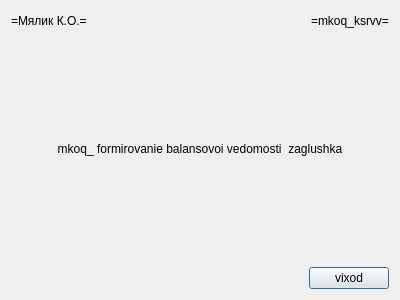
<?xml version="1.0" encoding="UTF-8"?>
<ui version="4.0">
 <class>mkoq_ksrvv</class>
 <widget class="QDialog" name="mkoq_ksrvv">
  <property name="windowModality">
   <enum>Qt::ApplicationModal</enum>
  </property>
  <property name="geometry">
   <rect>
    <x>0</x>
    <y>0</y>
    <width>400</width>
    <height>300</height>
   </rect>
  </property>
  <property name="windowTitle">
   <string>mkoq_ksrvv</string>
  </property>
  <layout class="QVBoxLayout" name="verticalLayout">
   <item>
    <layout class="QHBoxLayout" name="horizontalLayout">
     <item>
      <widget class="QLabel" name="mkoq_ksrvv_xxsma_l">
       <property name="text">
        <string>=Мялик К.О.=</string>
       </property>
      </widget>
     </item>
     <item>
      <spacer name="horizontalSpacer">
       <property name="orientation">
        <enum>Qt::Horizontal</enum>
       </property>
       <property name="sizeHint" stdset="0">
        <size>
         <width>40</width>
         <height>20</height>
        </size>
       </property>
      </spacer>
     </item>
     <item>
      <widget class="QLabel" name="mkoq_ksrvv_xxprg_l">
       <property name="text">
        <string>=mkoq_ksrvv=</string>
       </property>
      </widget>
     </item>
    </layout>
   </item>
   <item>
    <spacer name="verticalSpacer">
     <property name="orientation">
      <enum>Qt::Vertical</enum>
     </property>
     <property name="sizeHint" stdset="0">
      <size>
       <width>20</width>
       <height>96</height>
      </size>
     </property>
    </spacer>
   </item>
   <item>
    <widget class="QLabel" name="mkoq_ksrvv_xxtitle_l">
     <property name="text">
      <string>mkoq_ formirovanie balansovoi vedomosti  zaglushka</string>
     </property>
     <property name="alignment">
      <set>Qt::AlignCenter</set>
     </property>
    </widget>
   </item>
   <item>
    <spacer name="verticalSpacer_2">
     <property name="orientation">
      <enum>Qt::Vertical</enum>
     </property>
     <property name="sizeHint" stdset="0">
      <size>
       <width>20</width>
       <height>96</height>
      </size>
     </property>
    </spacer>
   </item>
   <item>
    <layout class="QHBoxLayout" name="horizontalLayout_2">
     <item>
      <spacer name="horizontalSpacer_2">
       <property name="orientation">
        <enum>Qt::Horizontal</enum>
       </property>
       <property name="sizeHint" stdset="0">
        <size>
         <width>40</width>
         <height>20</height>
        </size>
       </property>
      </spacer>
     </item>
     <item>
      <widget class="QPushButton" name="mkoq_ksrvv_exit_c">
       <property name="text">
        <string>vixod</string>
       </property>
      </widget>
     </item>
    </layout>
   </item>
  </layout>
 </widget>
 <resources/>
 <connections/>
</ui>
